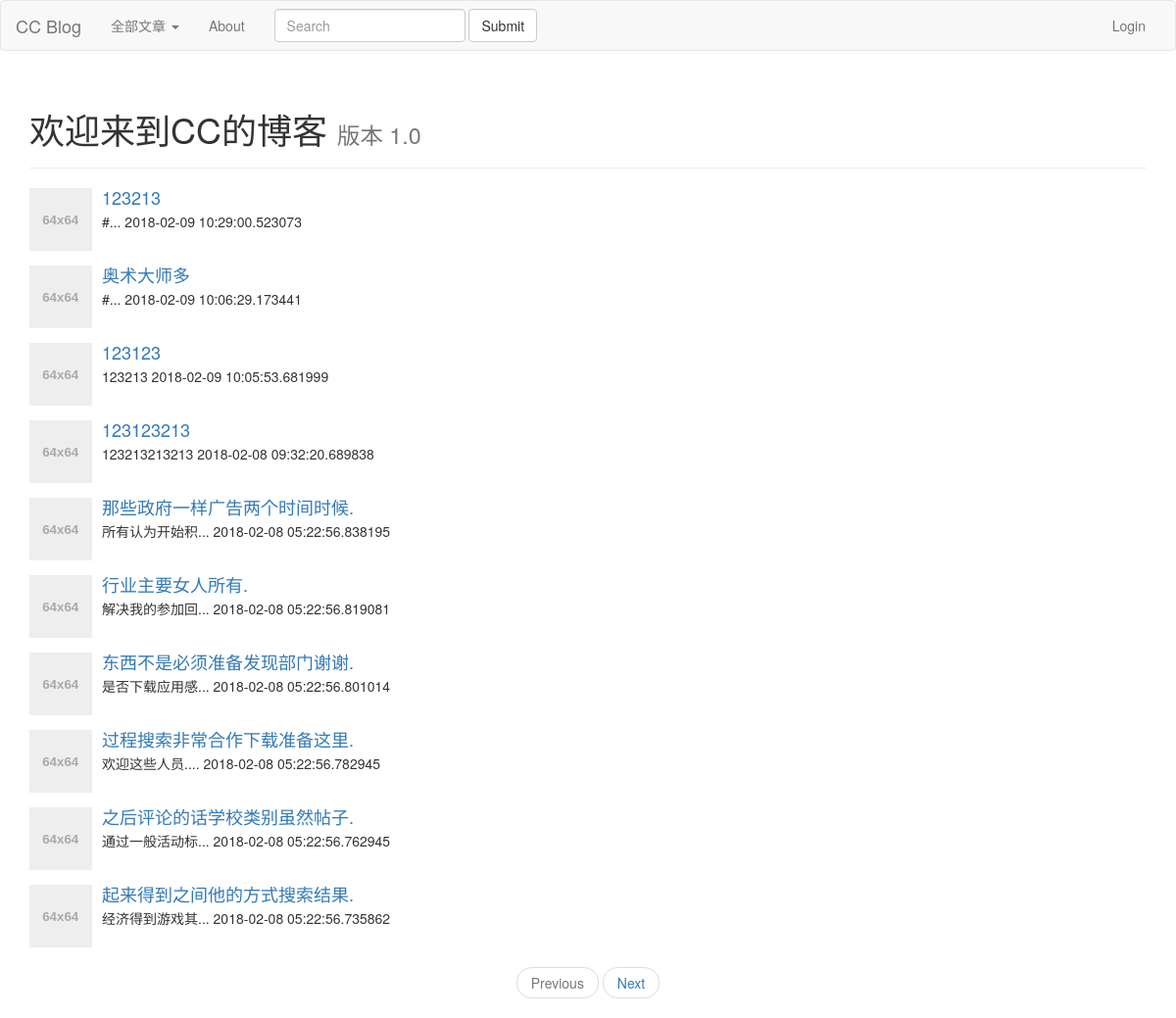
The page / on the database its author committed.
### app/models/post.py (models this page shows, shortened)
class Post(Base):
    __tablename__ = 'post'
    id = Column(Integer, primary_key=True)
    title = Column(String(64), nullable=False)
    content = Column(Text)
    user_id = Column(Integer, ForeignKey('user.id'), nullable=False)
    user = relationship('User', backref='posts', uselist=False)
    topic_id = Column(Integer, ForeignKey('topic.id'), nullable=False)
    topic = relationship('Topic', backref='posts', uselist=False)
    content_html = Column(Text)

### app/views/main.py (the view)
@main.route('/')
def index():
    page = request.args.get('page', 1, type=int)
    topic_id = request.args.get('topic_id', 0, type=int)
    if topic_id:
        pagination = Post.query.order_by(
            Post.created_at.desc()).filter_by(topic_id=topic_id).paginate(
                page, per_page=10, error_out=False)
    else:
        pagination = Post.query.order_by(Post.created_at.desc()).paginate(page, per_page=10, error_out=False)
    posts = pagination.items
    return render_template('index.html', posts=posts, pagination=pagination, topic_id=topic_id)

### app/__init__.py (called while the page is built)
def register_context_processors(app):
    @app.context_processor
    def topics():
        from .models import Topic
        topics = Topic.query.all()
        return dict(topics=topics)

### app/templates/index.html (shortened to what this page needs)
{% extends 'layout.html' %}
{% block page_content %}
<div class="page-header">
    <h1>欢迎来到CC的博客
        <small>版本 1.0</small>
    </h1>
</div>
<div>
    {% for post in posts %}
    <div class="media">
        <div class="media-left">
            <a href="#">
                <img class="media-object" alt="...">
            </a>
        </div>
        <div class="media-body">
            <h4 class="media-heading">
                <a href="{{url_for('post.post_view', id=post.id)}}">
                     {{post.title}}
                </a>
            </h4>
            {{post.content | truncate(10)}}
            {{post.created_at}}
        </div>
    </div>
    {% endfor %}
</div>
<div>
    <nav aria-label="...">
        <ul class="pager">
            <li class="{% if not pagination.has_prev %}disabled{% endif %}">
                <a href="{{url_for('.index', page=pagination.prev_num, topic_id=request.args.get('topic_id'))}}">Previous</a>
            </li>
            <li class="{% if not pagination.has_next %}disabled{% endif %}">
                <a href="{{url_for('.index', page=pagination.next_num, topic_id=request.args.get('topic_id'))}}">Next</a>
            </li>
        </ul>
    </nav>
</div>
{% endblock %}

### app/templates/layout.html (shortened to what this page needs)
{% extends "bootstrap/base.html" %}
{% block navbar %}
<nav class="navbar navbar-default">
    <div class="container-fluid">
        <div class="navbar-header">
            <a class="navbar-brand" href="/">{{ config.SITE_NAME }}</a>
        </div>
        <div class="collapse navbar-collapse" id="bs-example-navbar-collapse-1">
            <ul class="nav navbar-nav">
                <li class="dropdown">
                    <a href="#" class="dropdown-toggle" data-toggle="dropdown" role="button" aria-haspopup="true" aria-expanded="false">
                         {% if not request.args.get('topic_id')%}
                            全部文章
                         {% endif %}
                        <span class="caret"></span>
                    </a>
                </li>
                <li>
                    <a href="{{url_for('main.about_me')}}">About</a>
                </li>
            </ul>
            <form class="navbar-form navbar-left" method="get" action="{{url_for('post.post_search')}}">
                <div class="form-group">
                    <input type="text" class="form-control" placeholder="Search" id="kw" name='kw'>
                </div>
                <button type="submit" class="btn btn-default">Submit</button>
            </form>
            <ul class="nav navbar-nav navbar-right">
                {% if current_user.is_authenticated %}
                <li class="dropdown">
                    <a href="#" class="dropdown-toggle" data-toggle="dropdown" role="button" aria-haspopup="true" aria-expanded="false">
                        {{current_user.username}}
                        <span class="caret"></span>
                    </a>
                    <ul class="dropdown-menu">
                        <li>
                            <a href="{{url_for('post.post_new')}}">写文章</a>
                        </li>
                        <li>
                            <a href="{{url_for('admin.index')}}">后台管理</a>
                        </li>
                        <li role="separator" class="divider"></li>
                        <li>
                            <a href="{{url_for('auth.logout')}}">Logout</a>
                        </li>
                    </ul>
                </li>
                {% else %}
                <li>
                    <a href="{{url_for('auth.login')}}">Login</a>
                </li>
                {% endif %}
            </ul>
        </div>
    </div>
</nav>
{% endblock %}
{% block content %}
<div class="container">
     {% block page_content %}{% endblock %}
</div>
{% endblock %}

### rows shown on the page
Post: title "123213", content "#...", created_at "2018-02-09 10:29:00.523073"
Post: title "奥术大师多", content "#...", created_at "2018-02-09 10:06:29.173441"
Post: title "123123", content "123213", created_at "2018-02-09 10:05:53.681999"
Post: title "123123213", content "123213213213", created_at "2018-02-08 09:32:20.689838"
Post: title "那些政府一样广告两个时间时候.", content "所有认为开始积...", created_at "2018-02-08 05:22:56.838195"
Post: title "行业主要女人所有.", content "解决我的参加回...", created_at "2018-02-08 05:22:56.819081"
Post: title "东西不是必须准备发现部门谢谢.", content "是否下载应用感...", created_at "2018-02-08 05:22:56.801014"
Post: title "过程搜索非常合作下载准备这里.", content "欢迎这些人员....", created_at "2018-02-08 05:22:56.782945"
Post: title "之后评论的话学校类别虽然帖子.", content "通过一般活动标...", created_at "2018-02-08 05:22:56.762945"
Post: title "起来得到之间他的方式搜索结果.", content "经济得到游戏其...", created_at "2018-02-08 05:22:56.735862"

### other values the page prints
{{ config.SITE_NAME }} "CC Blog"
